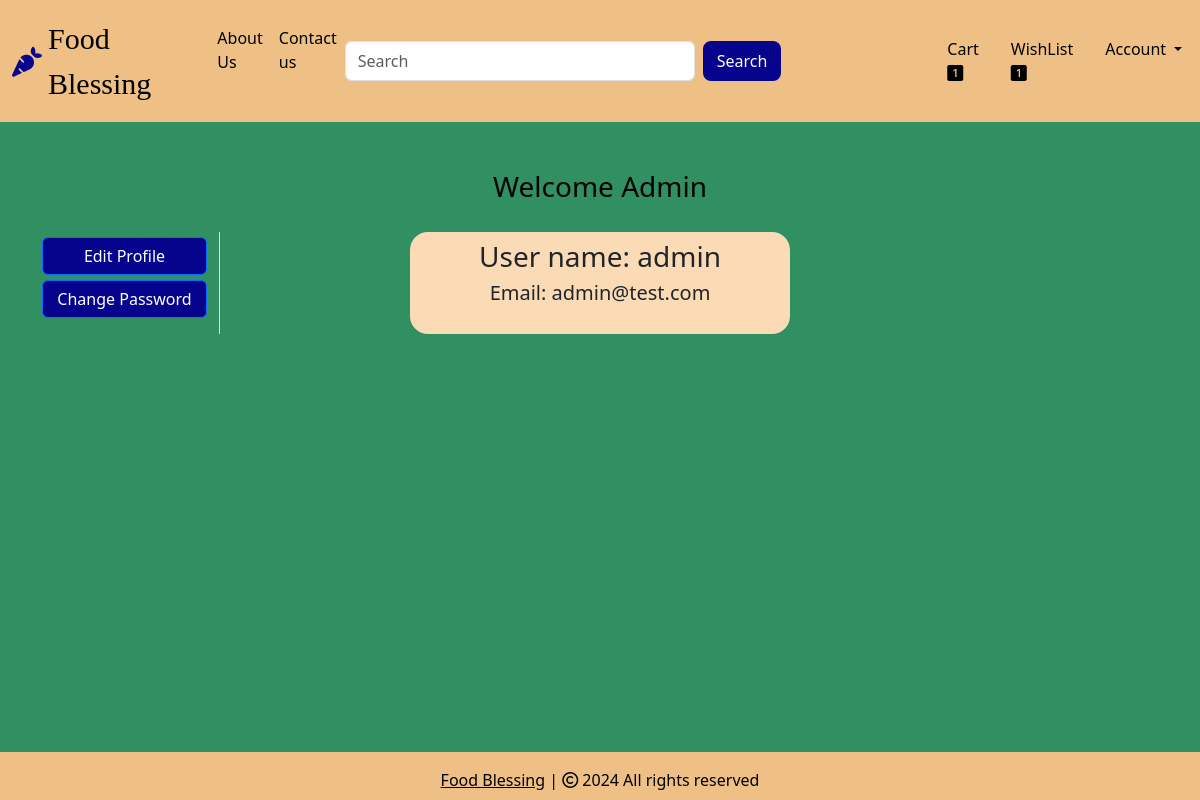
The page /profile (signed in) on the database its author committed.
### website/models.py (models this page shows, shortened)
class Customer(db.Model, UserMixin):
    id = db.Column(db.Integer, primary_key=True)
    email = db.Column(db.String(100), unique=True)
    username = db.Column(db.String(100))
    address= db.Column(db.String(256))
    password_hash = db.Column(db.String(150))
    date_joined = db.Column(db.DateTime(), default=datetime.utcnow)
    cart_items = db.relationship('Cart', backref=db.backref('customer', lazy=True))
    orders = db.relationship('Order', backref=db.backref('customer', lazy=True))
    wishlist_items = db.relationship('Wishlist', backref=db.backref('customer', lazy=True))
    @property
    def password(self):
        raise AttributeError('Password is not a readable Attribute')

### website/auth.py (the view)
@auth.route('/profile', methods=['GET', 'POST'])
@login_required
def profile():
    return render_template('profile.html', cart=Cart.query.filter_by(customer_link=current_user.id).all()
                           if current_user.is_authenticated else [], wishlist=Wishlist.query.filter_by(customer_link=current_user.id).all()
                           if current_user.is_authenticated else [])

### website/__init__.py (called while the page is built)
def create_app():
    app = Flask(__name__)
    app.config['SECRET_KEY'] = 'hbnwdvbn ajnbsjn ahe'
    app.config['SQLALCHEMY_DATABASE_URI'] = f'sqlite:///{DB_NAME}'
    db.init_app(app)
    @app.errorhandler(404)
    def page_not_found(error):
        return render_template('404.html')
    login_manager = LoginManager()
    login_manager.init_app(app)
    login_manager.login_view = 'auth.login'
    @login_manager.user_loader
    def load_user(id):
        return Customer.query.get(int(id))
    from .views import views
    from .auth import auth
    from .admin import admin
    from .models import Customer, Cart, Product, Order
    app.register_blueprint(views, url_prefix='/') # localhost:5000/about-us
    app.register_blueprint(auth, url_prefix='/') # localhost:5000/auth/change-password
    app.register_blueprint(admin, url_prefix='/')
    return app

### website/templates/profile.html (shortened to what this page needs)
{% extends 'base.html' %}
{% block body %}
<div class="container my-5">
    <div class="row text-center">
        <h3 style="color: rgb(0, 0, 0);">Welcome <span class="text-capitalize">{{ current_user.username }}</span></h3>
        <div class="col-sm-2 border-end" style="margin-top: 20px;">
            <ul class="list-unstyled">
                <li class="d-grid"><a href="/edit-profile" class="btn btn-primary" style="margin-top: 5px; background-color: #06038d">Edit Profile</a></li>
                <li class="d-grid"><a href="/change-password" class="btn btn-primary" style="margin-top: 5px; background-color: #06038d">Change Password</a></li>
            </ul>
        </div>
        <div class="col-sm-4 offset-sm-2" style="background-color: rgb(250, 219, 181); border-radius: 18px; margin-top: 20px;">
            <div class="row">
                <div class="col-sm-15">
                    <div class="m-2">
                        <h3> User name: {{ current_user.username }}</h3>
                        <h5>Email: {{ current_user.email }}</h5>
                    </div>
                </div>
            </div>
        </div>
    </div>
</div>
{% endblock %}

### rows shown on the page
Customer: username "Admin", username "admin", email "admin@test.com"
